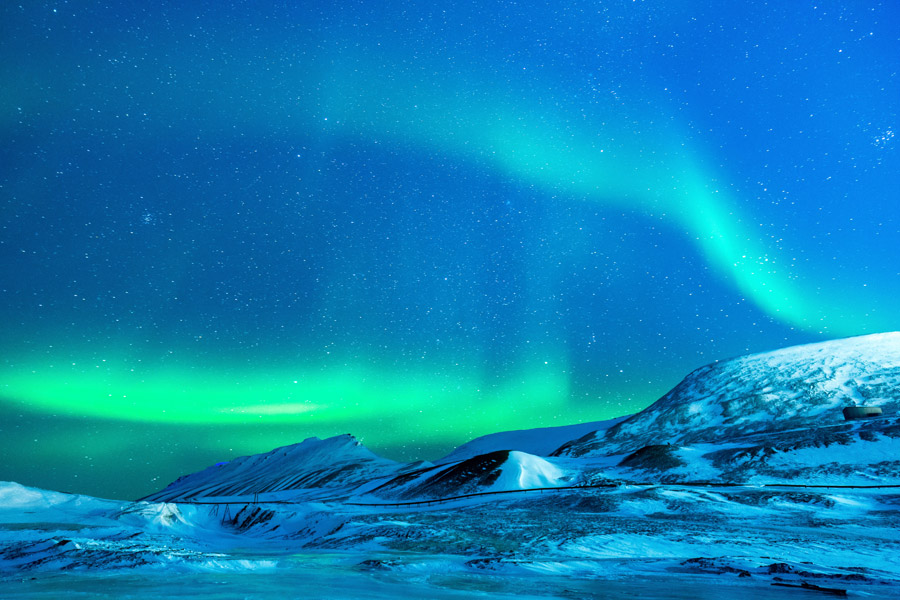
#> input picture deep-learning/vision-learning/others/images/aurora.jpg, 900 x 600 px
$ jupyter execute 'Image Histograms.ipynb'
#> lines starting #> are read from the running program, lines starting #| are printed output that depends on the picture
[cell 1]
import cv2
import numpy as np
from PIL import Image
import matplotlib.pyplot as plt
import matplotlib.image as mpimg

## 3 Ways To Display Image (Bright Image)

[cell 2]
image_path = './images/aurora.jpg'

[cell 3]
# PIL
image = Image.open(image_path)
#> image is the input picture: PIL image 900x600 RGB; mean R, G, B 9.2, 130, 181
image

[cell 4]
# CV2
image = cv2.imread(image_path)
#> image: shape (600, 900, 3)
image = cv2.cvtColor(image, cv2.COLOR_BGR2RGB)
plt.imshow(image)
plt.show()

[cell 5]
# Matplotlib
image = mpimg.imread(image_path)
plt.imshow(image)
plt.show()

#### Show Histograms

[cell 6]
plt.figure(figsize=(10,5))
for i, col in enumerate(['b', 'g', 'r']):
    hist = cv2.calcHist([image], [i], None, [256], [0, 256])
    plt.plot(hist, color = col)
    plt.xlim([0, 256])

plt.show()
#> figure, not shown here; curve peaks at x = 5, y = 63854; curve peaks at x = 120, y = 8755; curve peaks at x = 228, y = 6714

[cell 7]
gray_image = cv2.cvtColor(image, cv2.COLOR_BGR2GRAY)
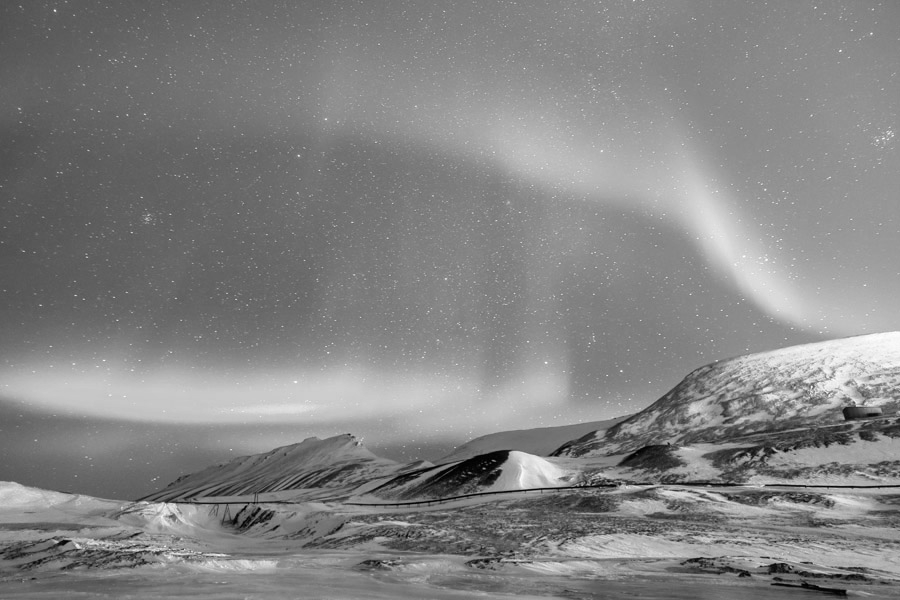
#> gray_image: shape (600, 900); min 0, max 255, mean 131.5
hist = cv2.calcHist([gray_image], [0], None, [256], [0, 256])
#> hist = 256 values, max 9250 at index 135, min 1 at index 255, mean 2109.4
plt.figure(figsize=(10,5))
plt.plot(hist, color='k')
plt.show()
#> figure, not shown here; curve peaks at x = 135, y = 9250

## Histogram Equalization

[cell 8]
gray_image = cv2.cvtColor(image, cv2.COLOR_BGR2GRAY)
plt.imshow(gray_image, cmap='gray')
plt.show()

[cell 9]
eq_gray_image = cv2.equalizeHist(gray_image)
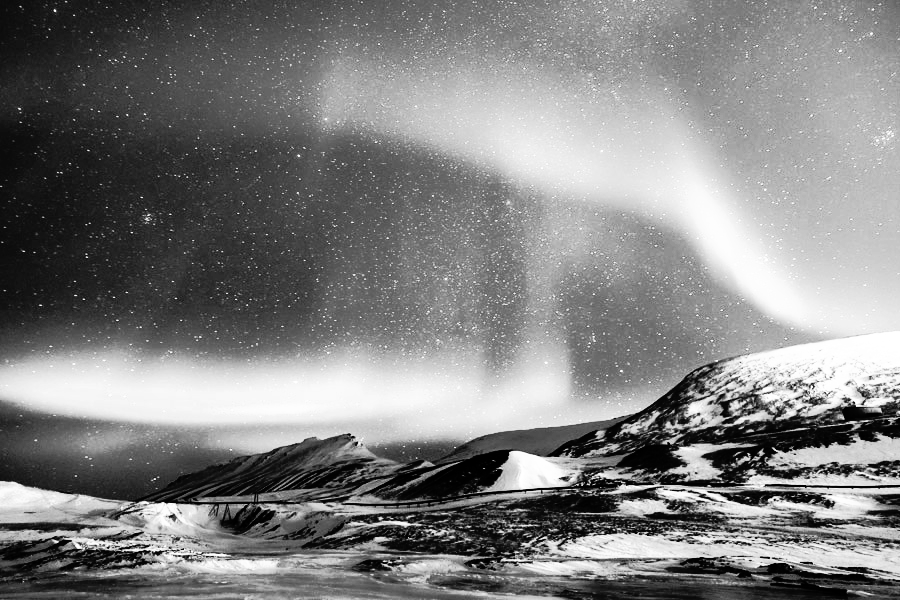
#> eq_gray_image: shape (600, 900); min 0, max 255, mean 128.7
plt.imshow(eq_gray_image, cmap='gray')
plt.show()

[cell 10]
hist = cv2.calcHist([eq_gray_image], [0], None, [256], [0, 256])
#> hist = 256 values, max 9250 at index 144, min 0 at index 18, mean 2109.4
plt.figure(figsize=(10,5))
plt.plot(hist, color='k')
plt.show()
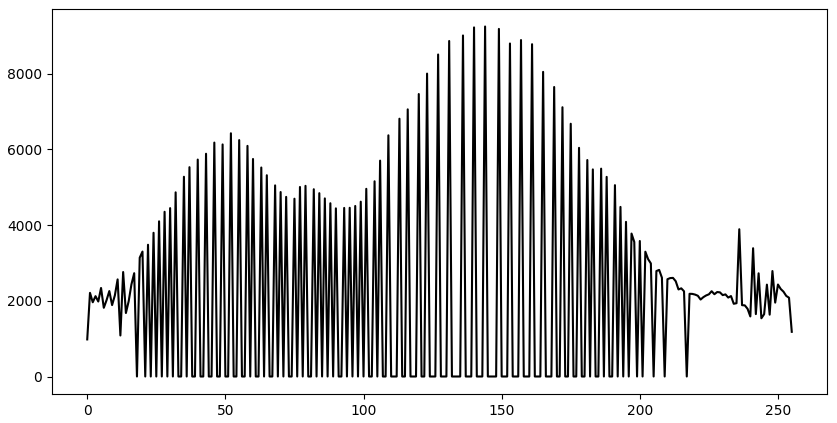
#> figure drawn by matplotlib, 1 panel; curve peaks at x = 144, y = 9250

[cell 11]
image = cv2.imread(image_path)
image = cv2.cvtColor(image, cv2.COLOR_BGR2RGB)
plt.imshow(image)
plt.show()

[cell 12]
channels = cv2.split(image)
eq_channels = []
for ch in channels:
    eq_channels.append(cv2.equalizeHist(ch))
#> this loop made 3 passes
#> after the loop, eq_channels = 3 items

eq_image = cv2.merge(eq_channels)
plt.imshow(eq_image)
plt.show()

[cell 13]
plt.figure(figsize=(10,5))
for i, col in enumerate(['b', 'g', 'r']):
    hist = cv2.calcHist([eq_image], [i], None, [256], [0, 256])
    plt.plot(hist, color = col)
    plt.xlim([0, 256])

plt.show()
#> figure, not shown here; curve peaks at x = 111, y = 63854; curve peaks at x = 122, y = 8755; curve peaks at x = 228, y = 6714

## 3 Ways To Display Image (Dark Image)

[cell 14]
image_path = './images/aurora-dark.jpg'

[cell 15]
# PIL
image = Image.open(image_path)
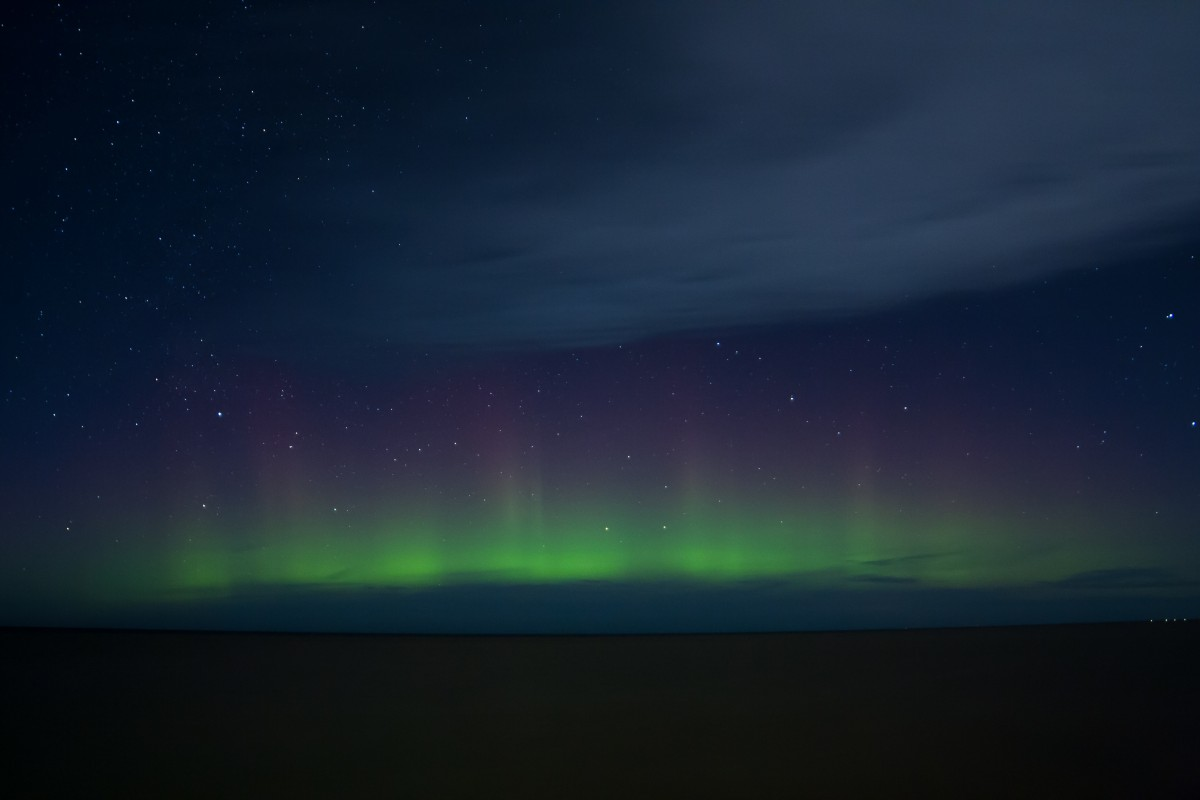
#> input picture deep-learning/vision-learning/others/images/aurora-dark.jpg, 1200 x 800 px
#> image is the input picture: PIL image 1200x800 RGB; mean R, G, B 23.6, 36.7, 49.4
image

[cell 16]
# CV2
image = cv2.imread(image_path)
#> image: shape (800, 1200, 3)
image = cv2.cvtColor(image, cv2.COLOR_BGR2RGB)
plt.imshow(image)
plt.show()

[cell 17]
# Matplotlib
image = mpimg.imread(image_path)
plt.imshow(image)
plt.show()

#### Show Histograms

[cell 18]
plt.figure(figsize=(10,5))
for i, col in enumerate(['b', 'g', 'r']):
    hist = cv2.calcHist([image], [i], None, [256], [0, 256])
    plt.plot(hist, color=col)
    plt.xlim([0, 256])

plt.show()
#> figure, not shown here; curve peaks at x = 17, y = 35838; curve peaks at x = 18, y = 33577; curve peaks at x = 13, y = 21053

[cell 19]
gray_image = cv2.cvtColor(image, cv2.COLOR_BGR2GRAY)
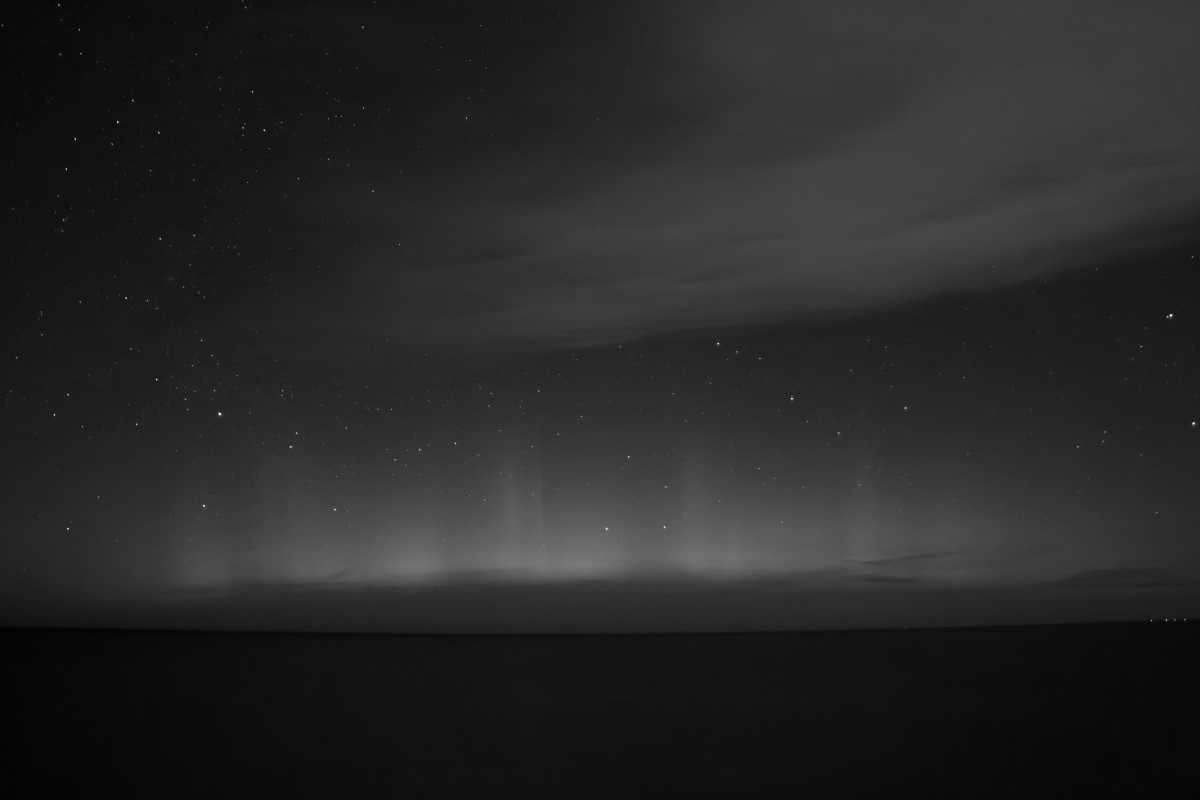
#> gray_image: shape (800, 1200); min 2, max 250, mean 39
hist = cv2.calcHist([gray_image], [0], None, [256], [0, 256])
#> hist = 256 values, max 28256 at index 15, min 0 at index 0, mean 3750
plt.figure(figsize=(10,5))
plt.plot(hist, color='k')
plt.show()
#> figure, not shown here; curve peaks at x = 15, y = 28256

## Histogram Equalization

[cell 20]
gray_image = cv2.cvtColor(image, cv2.COLOR_BGR2GRAY)
plt.imshow(gray_image, cmap='gray')
plt.show()

[cell 21]
eq_gray_image = cv2.equalizeHist(gray_image)
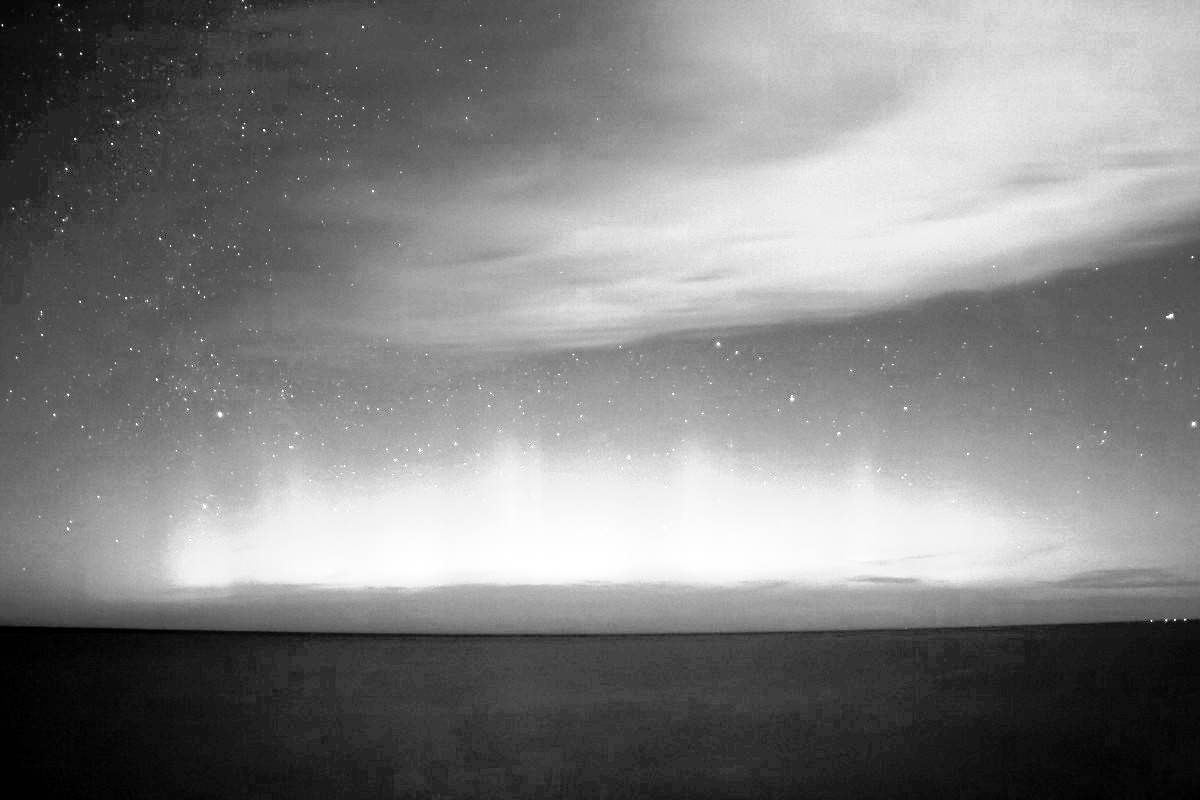
#> eq_gray_image: shape (800, 1200); min 0, max 255, mean 129.4
plt.imshow(eq_gray_image, cmap='gray')
plt.show()

[cell 22]
hist = cv2.calcHist([eq_gray_image], [0], None, [256], [0, 256])
#> hist = 256 values, max 28256 at index 38, min 0 at index 2, mean 3750
plt.figure(figsize=(10,5))
plt.plot(hist, color='k')
plt.show()
#> figure, not shown here; curve peaks at x = 38, y = 28256

[cell 23]
image = cv2.imread(image_path)
image = cv2.cvtColor(image, cv2.COLOR_BGR2RGB)
plt.imshow(image)
plt.show()

[cell 24]
channels = cv2.split(image)
eq_channels = []
for ch in channels:
    eq_channels.append(cv2.equalizeHist(ch))

eq_image = cv2.merge(eq_channels)
#> eq_image: shape (800, 1200, 3)
plt.imshow(eq_image)
plt.show()

[cell 25]
plt.figure(figsize=(10,5))
for i, col in enumerate(['b', 'g', 'r']):
    hist = cv2.calcHist([eq_image], [i], None, [256], [0, 256])
    plt.plot(hist, color = col)
    plt.xlim([0, 256])

plt.show()
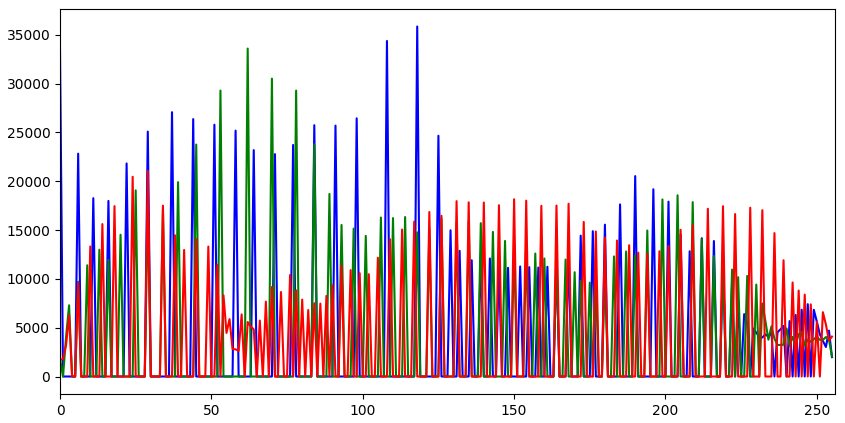
#> figure drawn by matplotlib, 1 panel; curve peaks at x = 118, y = 35838; curve peaks at x = 62, y = 33577; curve peaks at x = 29, y = 21053
